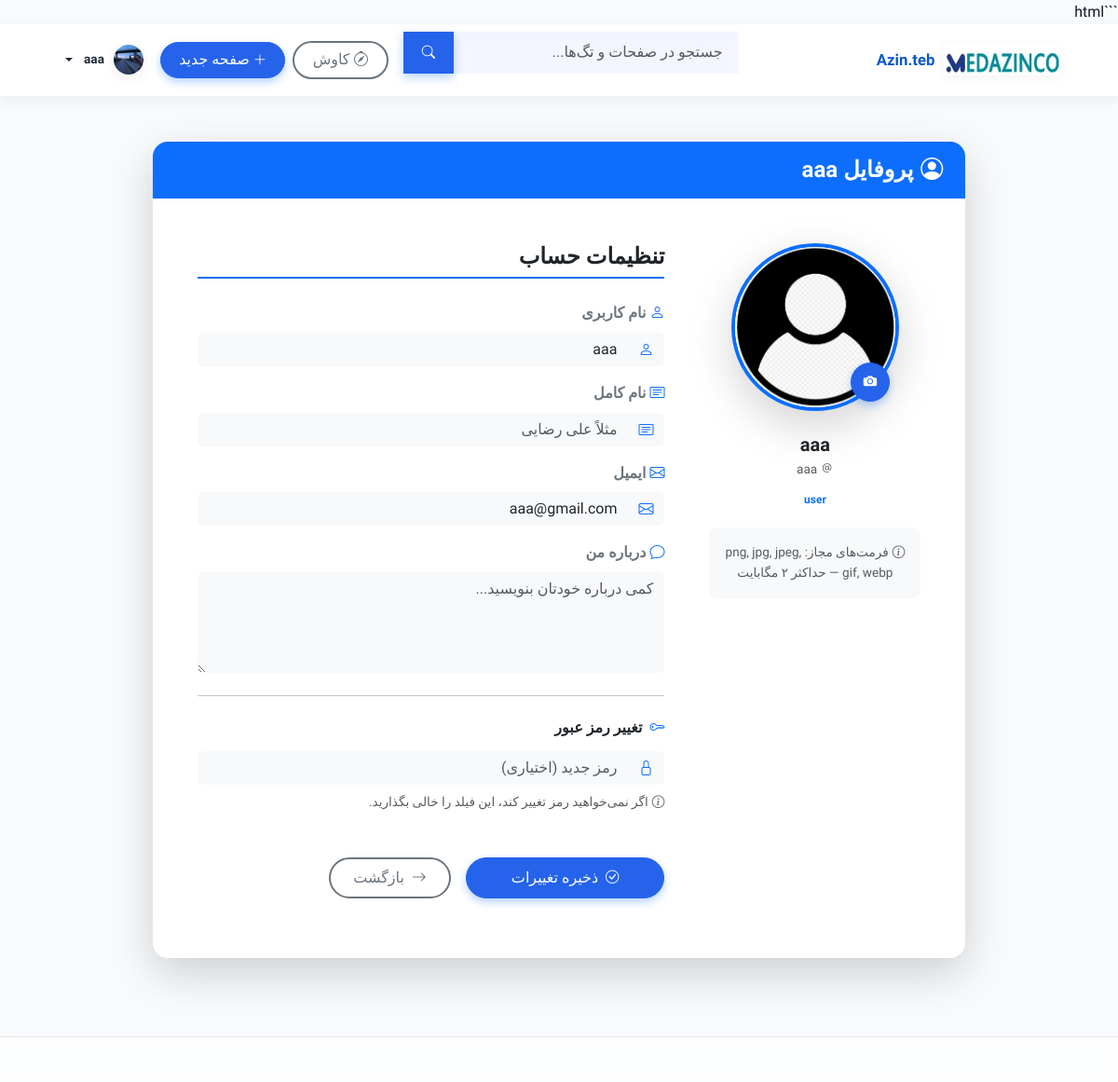
/profile (signed in), run on an earlier commit of the app's database.
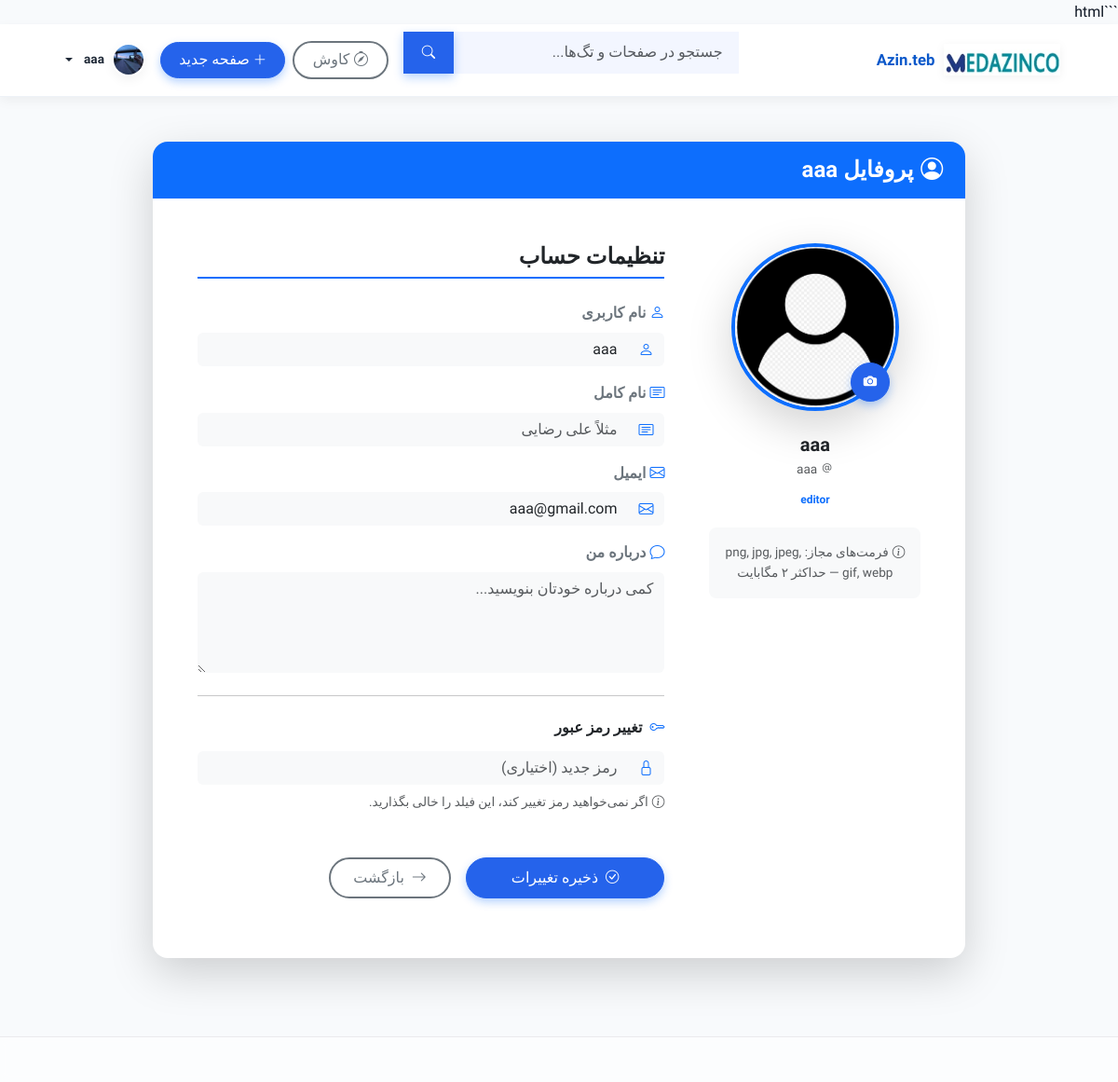
And on a later commit of the database.
### app/models.py (models this page shows, shortened)
class User(db.Model, UserMixin):
    __tablename__ = 'user'
    id = db.Column(db.Integer, primary_key=True)
    username = db.Column(db.String(150), unique=True, nullable=False)
    email = db.Column(db.String(150), unique=True, nullable=False)
    password = db.Column(db.String(200), nullable=False)
    full_name = db.Column(db.String(150))
    bio = db.Column(db.Text)
    role = db.Column(db.String(50), default='user')
    avatar = db.Column(db.String(200), default='default_avatar.png')
    created_at = db.Column(db.DateTime, default=datetime.utcnow)
    comments = relationship('Comment', back_populates='user', cascade='all, delete-orphan')

### app/blueprints/auth/routes.py (the view, shortened to what this page needs)
@auth_bp.route('/profile', methods=['GET', 'POST'], endpoint='profile')
@login_required
def profile():
    if request.method == 'GET':
        return render_template('profile.html', user=current_user)

### app/__init__.py (called while the page is built)
def _inject_template_helpers(app: Flask) -> None:
    @app.context_processor
    def _helpers():
        def endpoint_exists(name: str) -> bool:
            try:
                return name in current_app.view_functions
            except Exception:
                return False
        return {"endpoint_exists": endpoint_exists}

### app/models.py (called while the page is built)
def get_user_by_id(user_id: Optional[str]) -> Optional[User]:
    if not user_id:
        return None
    try:
        uid = int(user_id)
        return db.session.get(User, uid)
    except Exception:
        return None

### app/templates/profile.html (shortened to what the changed rows need)
{% extends "base.html" %}
{% block content %}
<div class="container py-4">
  <div class="row justify-content-center">
    <div class="col-lg-10">
      <div class="card border-0 shadow-lg rounded-4 overflow-hidden" data-aos="fade-up">
        <div class="card-header bg-primary text-white py-3 px-4 border-0">
          <h4 class="mb-0 fw-bold"><i class="bi bi-person-circle me-2"></i>پروفایل {{ user.username }}</h4>
        </div>
        <div class="card-body p-4 p-xl-5">
          <div class="row g-5">
            <div class="col-md-4 text-center">
              <div class="position-relative d-inline-block">
                <div class="avatar-wrapper position-relative">
                  <img id="avatar-preview"
                       src="{{ url_for('wiki.uploaded_file', filename=user.avatar) if user.avatar else url_for('static', filename='images/default_avatar.png') }}?v={{ range(1000000000, 9999999999) | random }}"
                       class="rounded-circle border border-4 border-primary shadow-lg"
                       style="width: 180px; height: 180px; object-fit: cover;"
                       alt="آواتار {{ user.username }}">
                  <label for="avatarInput"
                         class="btn btn-primary btn-sm rounded-circle position-absolute p-2 hover-scale"
                         style="bottom: 10px; right: 10px; width: 42px; height: 42px; display: flex; align-items: center; justify-content: center;">
                    <i class="bi bi-camera-fill"></i>
                  </label>
                </div>
              </div>
              <h5 class="mt-4 mb-1 fw-bold">{{ user.full_name or user.username }}</h5>
              <div class="text-muted small mb-2">
                <i class="bi bi-at me-1"></i>{{ user.username }}
              </div>
              {% if user.role %}
                <span class="badge bg-primary-soft text-primary px-3 py-2 rounded-pill">{{ user.role }}</span>
              {% endif %}
              <div class="small text-muted mt-3 bg-light p-3 rounded-3">
                <i class="bi bi-info-circle me-1"></i>فرمت‌های مجاز: png, jpg, jpeg, gif, webp — حداکثر ۲ مگابایت
              </div>
            </div>
            <div class="col-md-8">
              <form id="profileForm" method="POST" action="{{ url_for('auth.profile') }}" enctype="multipart/form-data" novalidate>
                <div class="mb-3">
                  <div class="input-group">
                    <span class="input-group-text bg-light border-0"><i class="bi bi-person text-primary"></i></span>
                    <input class="form-control bg-light border-0" value="{{ user.username }}" disabled>
                  </div>
                </div>
                <div class="mb-3">
                  <div class="input-group">
                    <span class="input-group-text bg-light border-0"><i class="bi bi-envelope text-primary"></i></span>
                    <input class="form-control bg-light border-0" value="{{ user.email }}" disabled>
                  </div>
                </div>
              </form>
            </div>
          </div>
        </div>
      </div>
    </div>
  </div>
</div>
{% endblock %}

### app/templates/base.html (shortened to what this page needs)
<!doctype html>
<html lang="fa" dir="rtl">
<head>
  <link href="https://cdn.jsdelivr.net/npm/bootstrap@5.3.2/dist/css/bootstrap.rtl.min.css" rel="stylesheet">
  <link href="https://cdn.jsdelivr.net/npm/bootstrap-icons@1.11.1/font/bootstrap-icons.css" rel="stylesheet">
  <link href="https://unpkg.com/aos@2.3.1/dist/aos.css" rel="stylesheet">
  <link rel="stylesheet" href="{{ url_for('static', filename='css/theme.css') }}">
</head>
<body>
  {% macro safe_url_for(endpoint, filename=None) %}
    {% if endpoint_exists(endpoint) %}
      {{ url_for(endpoint, filename=filename) }}
    {% elif endpoint == 'auth.uploads_file' and filename %}
      /uploads/{{ filename }}
    {% else %}
      #
    {% endif %}
  {% endmacro %}
  {% set home_url = url_for('wiki.index') if endpoint_exists('wiki.index') else '/' %}
  {% set discover_url = url_for('wiki.discover') if endpoint_exists('wiki.discover') else url_for('wiki.index') %}
  {% set edit_url = url_for('wiki.edit_page', page_slug='new') if endpoint_exists('wiki.edit_page') else '/edit/new' %}
  {% set login_url = url_for('auth.login') if endpoint_exists('auth.login') else '/login' %}
  {% set profile_url = url_for('auth.profile') if endpoint_exists('auth.profile') else '/profile' %}
  {% set admin_users_url = url_for('admin.admin_users') if endpoint_exists('admin.admin_users') else None %}
  <header class="site-header" data-aos="fade-down">
    <div class="container d-flex align-items-center justify-content-between py-2">
      <a class="brand" href="{{ home_url }}">
        <img src="{{ url_for('static', filename='logo.png') }}" alt="Azin.teb" class="logo"
             onerror="this.onerror=null; this.src='{{ url_for('static', filename='default_avatar.png') }}'">
        <span>Azin.teb</span>
      </a>
      <form id="global-search" class="d-flex ms-auto me-3" action="{{ discover_url }}" method="GET" role="search">
        <div class="input-group search-wrap">
          <input name="q" value="{{ request.args.get('q','') }}" class="form-control search-input" placeholder="جستجو در صفحات و تگ‌ها..." aria-label="جستجو">
          <button class="btn btn-primary" type="submit" aria-label="جستجو"><i class="bi bi-search"></i></button>
        </div>
      </form>
      <nav class="d-flex gap-2 align-items-center">
        {% if endpoint_exists('wiki.discover') %}
          <a class="btn btn-outline-secondary" href="{{ discover_url }}"><i class="bi bi-compass me-1"></i>کاوش</a>
        {% else %}
          <a class="btn btn-outline-secondary" href="{{ url_for('wiki.index') }}"><i class="bi bi-search me-1"></i>کاوش</a>
        {% endif %}
        {% if current_user.is_authenticated %}
          <a class="btn btn-primary" href="{{ edit_url }}"><i class="bi bi-plus-lg me-1"></i>صفحه جدید</a>
          <div class="dropdown">
            <a class="dropdown-toggle" href="#" data-bs-toggle="dropdown" aria-expanded="false">
              {% set avatar_path = current_user.avatar if current_user.avatar else 'default_avatar.png' %}
              <img src="{{ safe_url_for('auth.uploads_file', filename=avatar_path) }}"
                   class="avatar-sm" alt="avatar"
                   onerror="this.onerror=null; this.src='{{ url_for('static', filename='default_avatar.png') }}'">
              <span class="small fw-semibold">{{ current_user.username }}</span>
            </a>
          </div>
        {% else %}
          <a class="btn btn-outline-primary" href="{{ login_url }}"><i class="bi bi-box-arrow-in-right me-1"></i>ورود</a>
        {% endif %}
      </nav>
    </div>
  </header>
  <main class="container my-4">
    {% block content %}{% endblock %}
  </main>
  <footer class="site-footer text-center">
  </footer>
</body>
</html>

What changed in the data, as far as the page shows it:
changed User "aaa": role "user" → "editor"
